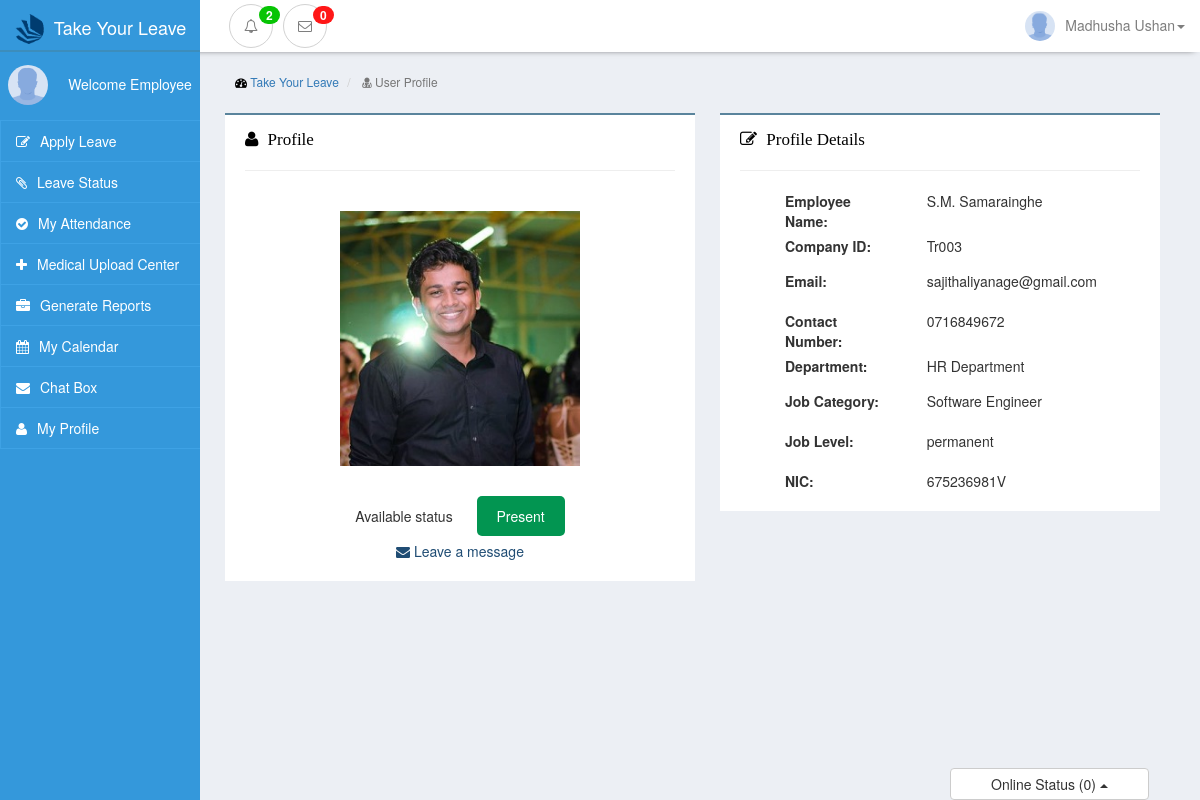
/view/site/visitProfile.php?empId=Tr003 (signed in), run on an earlier commit of the app's database.
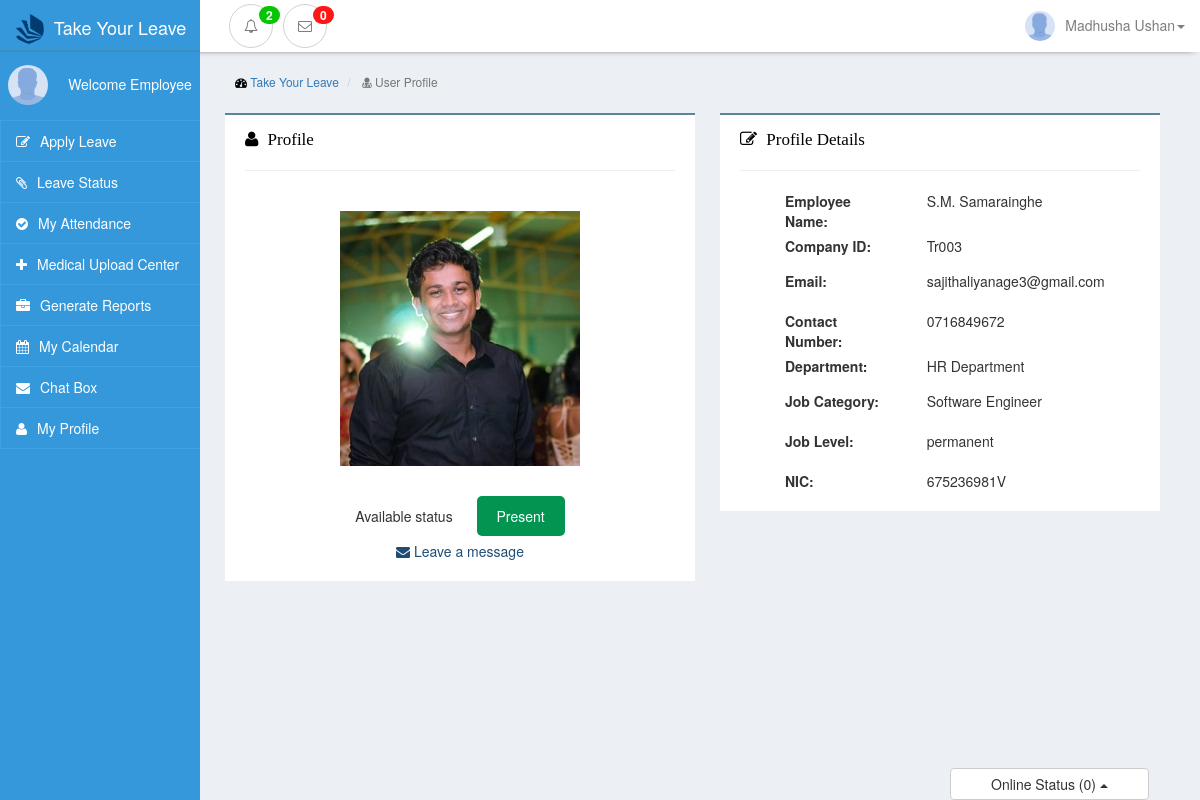
And on a later commit of the database.
### tables this page shows
CREATE TABLE `employee` (
  `comp_id` varchar(20) NOT NULL,
  `name` varchar(255) NOT NULL,
  `nic` varchar(10) NOT NULL,
  `gender` varchar(10) NOT NULL,
  `email` varchar(255) NOT NULL,
  `password` varchar(255) NOT NULL,
  `tel_no` varchar(10) NOT NULL,
  `image` varchar(255) NOT NULL,
  `job_cat_id` int(11) NOT NULL,
  `level_id` int(11) DEFAULT NULL,
  `group_id` int(11) NOT NULL,
  `dept_id` int(11) NOT NULL,
  PRIMARY KEY (`comp_id`),
  KEY `job_cat_id` (`job_cat_id`),
  KEY `level_id` (`level_id`),
  KEY `group_id` (`group_id`),
  KEY `dept_id` (`dept_id`)
);

CREATE TABLE `department` (
  `dept_id` int(11) NOT NULL AUTO_INCREMENT,
  `dept_name` varchar(50) NOT NULL,
  `no_of_emp` int(11) NOT NULL,
  `dept_color` varchar(50) NOT NULL,
  `roster_status` varchar(20) NOT NULL,
  `currentStatus` varchar(50) NOT NULL,
  PRIMARY KEY (`dept_id`)
);

CREATE TABLE `job_category` (
  `job_cat_id` int(11) NOT NULL AUTO_INCREMENT,
  `job_cat_name` varchar(50) NOT NULL,
  `currentStatus` varchar(50) NOT NULL,
  PRIMARY KEY (`job_cat_id`)
);

CREATE TABLE `job_level` (
  `level_id` int(11) NOT NULL AUTO_INCREMENT,
  `level_name` varchar(50) NOT NULL DEFAULT '0',
  PRIMARY KEY (`level_id`)
);

### view/site/visitProfile.php (the view, shortened to what the rows shown need)
<?php
$pdo = connect();
$visitID = $_GET['empId'];
?>
<!DOCTYPE html>
<html lang="en">
    <head>
        <link href="../../public/css/bootstrap.min.css" rel="stylesheet">
        <link href="../../public/css/interface-leftmenu.css" rel="stylesheet">
        <link href="../../public/css/leave-interface.css" rel="stylesheet">
        <link href="../../public/css/navbar-style.css" rel="stylesheet">
        <link href="../../public/css/font-awesome.min.css" rel="stylesheet">
    </head>
    <body style=" background-color: #eceff4 !important;">
        <?php include ("../layouts/navbar.php")?>
        <div class="container-fluid ">
            <div class="row ">
                <div class="col-sm-10 col-xs-12 admin-background col-sm-push-2" style="position: relative;">
                    <div class="row padding-row">
                        <div class="col-xs-12 col-sm-6 padding-box">
                            <div class="row">
                                <div class="col-xs-12 nortification-box-top">
                                    <div class="col-xs-12">
                                        <?php
                                            $sql = "SELECT * from employee WHERE comp_id=:empID";
                                            $query = $pdo->prepare($sql);
                                            $query->execute(array('empID'=>$visitID));
                                            $result = $query->fetch();
                                        ?>
                                        <div class="nortification-box-status">
                                            <center>
                                                    <img src='<?php if($result['image']!='null'){echo '../'.$result['image'];}else{echo "../../public/images/default.png";}?>' style="margin-bottom:40px; padding-top: 20px" width='60%'  />
                                            </center>
                                        </div>
                                    </div>
                                </div>
                            </div>
                            <br><br>
                        </div>
                        <div class="col-sm-6 col-xs-12 padding-box">
                            <div class="row">
                                <div class="col-xs-12">
                                    <div class="col-xs-12 nortification-box-top">
                                        <div class="col-xs-12">
                                            <?php
                                            $sql = "select * from employee INNER JOIN department ON employee.dept_id=department.dept_id INNER JOIN job_category ON employee.job_cat_id=job_category.job_cat_id JOIN job_level ON employee.level_id = job_level.level_id WHERE comp_id=:empID";
                                            $query = $pdo->prepare($sql);
                                            $query->execute(array('empID'=>$visitID));
                                            $result = $query->fetchAll();
                                            foreach($result as $rs) {
                                                echo "<div class=\"col-xs-12\">
                                                        <label class=\"col-xs-5 \">";
                                                echo "Employee Name:";
                                                echo " </label>
                                                         <div class=\"col-xs-7\">" . $rs['name'] . "</div>
                                                    </div>";
                                                echo "<br><br>";
                                                echo "<div class=\"col-xs-12\">
                                                        <label class=\"col-xs-5 \">";
                                                echo "Company ID:";
                                                echo " </label>
                                                        <div class=\"col-xs-7\">" . $rs['comp_id'] . "</div>
                                                    </div>";
                                                echo "<br><br>";
                                                echo "<div class=\"col-xs-12\">
                                                        <label class=\"col-xs-5 \">";
                                                echo "Email:";
                                                echo " </label>
                                                        <div class=\"col-xs-7\">" . $rs['email'] . "</div>
                                                    </div>";
                                                echo "<br><br>";
                                                echo "<div class=\"col-xs-12\">
                                                        <label class=\"col-xs-5\">";
                                                echo "Contact Number:";
                                                echo " </label>
                                                        <div class=\"col-xs-7\">" . $rs['tel_no'] . "</div>
                                                     </div>";
                                                echo "<br><br>";
                                                echo "<div class=\"col-xs-12\">
                                                        <label class=\"col-xs-5 \">";
                                                echo "Department:";
                                                echo " </label>
                                                        <div class=\"col-xs-7\">" . $rs['dept_name'] . "</div>
                                                    </div>";
                                                echo "<br><br>";
                                                echo "<div class=\"col-xs-12\">
                                                        <label class=\"col-xs-5 \">";
                                                echo "Job Category:";
                                                echo " </label>
                                                        <div class=\"col-xs-7\">" . $rs['job_cat_name'] . "</div>
                                                    </div>";
                                                echo "<br><br>";
                                                echo "<div class=\"col-xs-12\">
                                                        <label class=\"col-xs-5 \">";
                                                echo "Job Level:";
                                                echo" </label>
                                                        <div class=\"col-xs-7\">" . $rs['level_name'] . "</div>
                                                    </div>";
                                                echo "<br><br>";
                                                echo "<div class=\"col-xs-12\">
                                                        <label class=\"col-xs-5 \">";
                                                echo "NIC:";
                                                echo" </label>
                                                        <div class=\"col-xs-7\">" . $rs['nic'] . "</div>
                                                    </div>";
                                                echo "<br><br>";
                                            }
                                            ?>
                                        </div>
                                        <br><br>
                                    </div>
                                </div>
                            </div>
                        </div>
                    </div>
                </div>
            </div>
        </div>
    </body>
</html>

### view/layouts/navbar.php (shortened to what the rows shown need)
<?php
    $newsql = "SELECT name,image,group_id from employee where comp_id=:empID";
    $newquery = $pdo->prepare($newsql);
    $newquery->execute(array('empID'=>$empID));
    $newresult = $newquery->fetch();
    $employeeName = $newresult['name'];
    $employeeImage = $newresult['image'];
?>
<nav class="navbar navbar-inverse navbar-static-top nav-top nav-bar-custom navbar-fixed-top" style="margin-top:0px; box-shadow: 0 3px 7px -6px black !important;">
    <div class="container-fluid">
        <div style="height: 1px;" aria-expanded="false" id="navbar" class="navbar-collapse collapse">
            <ul class="nav navbar-nav navbar-right">
                <li class="dropdown">
                    <a href="#" class="dropdown-toggle font new" data-toggle="dropdown" role="button"
                       aria-haspopup="true" aria-expanded="false"><img src="../<?php if($employeeImage != 'null'){echo $employeeImage;}else{ echo '../public/images/default.png';}?>" class="img-circle image-user"  /><?php echo $employeeName;?><span class="caret"></span></a>
                </li>
            </ul>
        </div>
    </div>
</nav>

What changed in the data, as far as the page shows it:
changed employee "S.M. Samarainghe": email "sajithaliyanage@gmail.com" → "sajithaliyanage3@gmail.com"
